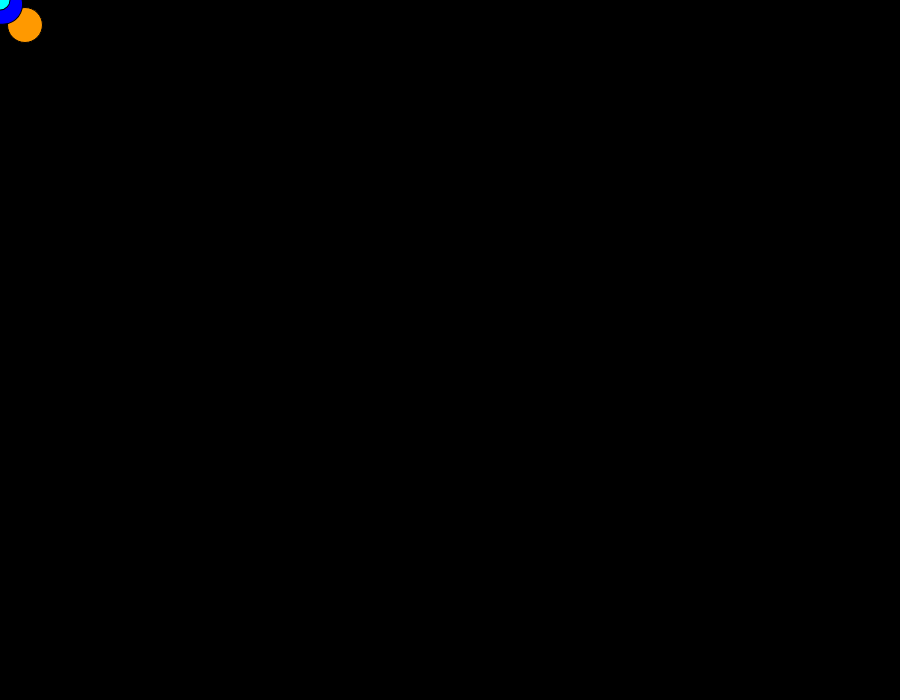
Frame 1 (no input)
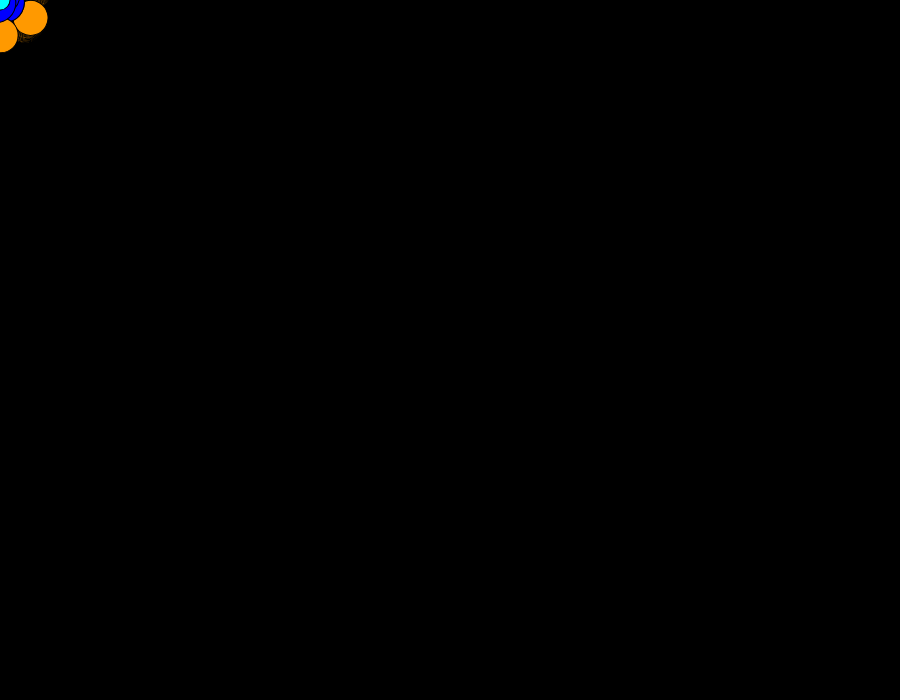
Frame 60 (no input)
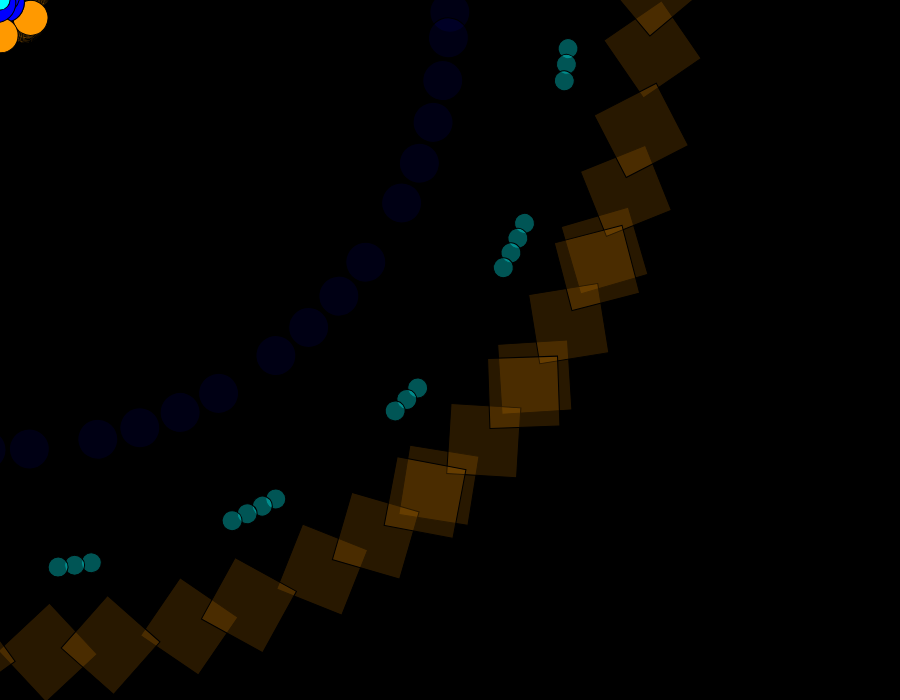
Frame 120 (the mouse pressed at the canvas centre since frame 60)

The p5.js sketch that drew these frames (run headless with seeded random() and noise() and a simulated clock; from frame 60 on, the mouse is pressed at the canvas centre):

// p5.js sketch
// ── sketch.js
//Drawing Machine

var angle = 0.0;

function setup() {
    createCanvas(900, 700);
    background(0);
}


function draw() {

//The orange circles
    if (mouseIsPressed == false) {
        fill(255,153,0);
        rotate(angle);
        angle += 100;
        ellipse(mouseX +25, mouseY +25, height / 20, height / 20);

//the blue
        fill(0, 0, 255);
        rotate(angle);
        angle += 100;
        ellipse(mouseX, 5, 40, 40);
//The light blue
        fill(0, 255, 255);
        rotate(angle);
        angle += 0.01;
        ellipse(mouseX, mouseY, 20, 20);

// The else
    } else {

      //orange
      fill(255,153,0,40);
      rotate(angle);
      angle -= 0.30;
      rect(mouseX +25, mouseY +25, 70, 70);

      //the blue
      fill(0, 0, 255,20);
      rotate(angle);
      angle -= 100;
      ellipse(mouseX, 5, 40, 40);
      //The light blue
      fill(0, 255, 255,85);
      rotate(angle);
      angle -= 0.01;
      ellipse(mouseX, mouseY, 20, 20);
    }
}
